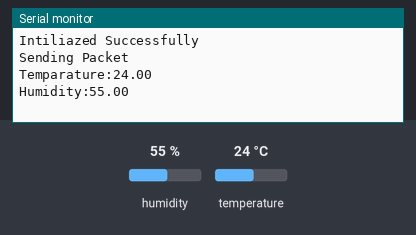
The sketch below on a simulated Arduino Uno, built with avr-gcc and run on an emulated ATmega328P. Parts: the last lines printed to the serial monitor. The inputs (shaded band) are chosen by the test bench; at power-on: humidity 55 %, temperature 24 °C. WiFi joins after 1.5 s; servers stay silent unless stated; no radio packets arrive unless stated.

Above: at 3.0 s.
3.1 s: humidity set to 22 %
At 6.1 s:
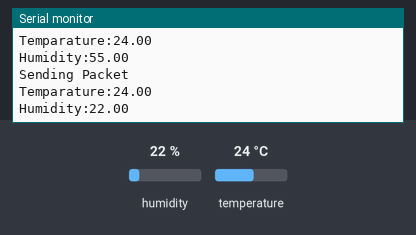
7.0 s: temperature set to 12 °C
At 9.1 s:
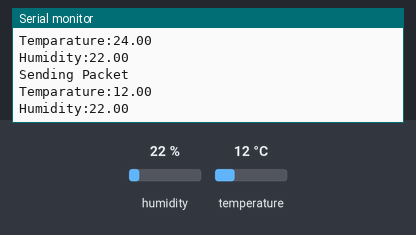
10.9 s: humidity set to 40 %
At 12.2 s:
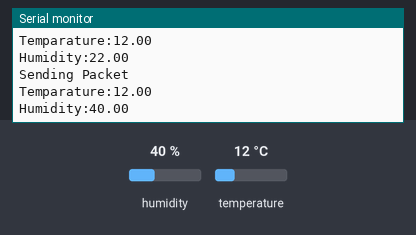
Timing chart, 0 to 13.9 s (numbered marks = the images above; inputs shaded):
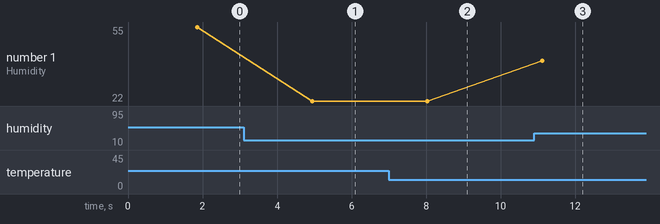

The sketch:

dht_with_lora_of_iot_using_arduino_of_transmitter_file.ino
```cpp
#define BLYNK_TEMPLATE_ID "TMPL304Tf8L5c"
#define BLYNK_TEMPLATE_NAME "Dht with arduino"
#define BLYNK_AUTH_TOKEN "yhNxknsy90C8jcoS2isNfhbYAULy6B86"

#include<SPI.h>
#include<LoRa.h>
#include "DHT.h"

#define DHT_TYPE DHT11
#define DHT_PIN A0

#define NSS 10
#define RST 9
#define DIO0 2

#define BLYNK_PRINT Serial
#include <ESP8266_Lib.h>
#include <BlynkSimpleShieldEsp8266.h>
char auth[] = BLYNK_AUTH_TOKEN;
// Your WiFi credentials
char ssid[] = "projectpulse";
char pass[] = "hailucky123";

#define EspSerial Serial

#define ESP8266_BAUD 115200

ESP8266 wifi(&EspSerial);

#define LORA_FREQUENCY 868E6

DHT dht(DHT_PIN, DHT_TYPE);


void setup()
{
  Serial.begin(9600);
  dht.begin();
  LoRa.setPins(NSS,RST,DIO0);
  EspSerial.begin(ESP8266_BAUD);
  delay(10);
  Blynk.begin(auth, wifi, ssid, pass);
  while(!Serial)
  Serial.println("LoRa Sender");
  if(!LoRa.begin(868E6))
  {
    Serial.println("Starting LoRa Failed");
  }
  else
  {
    Serial.println("Intiliazed Successfully");
  }
}

void loop()
{

  float temp=dht.readTemperature();
  float hum=dht.readHumidity();
  Blynk.run();
  Blynk.virtualWrite(V0,temp);
  Blynk.virtualWrite(V1,hum);
  Serial.println("Sending Packet");
  LoRa.beginPacket();
  LoRa.print("Temperature:");
  LoRa.print(temp);
  LoRa.print("c");
  LoRa.print("  Humidity:");
  LoRa.print(hum);
  LoRa.print("%");

  Serial.print("Temparature:");
  Serial.println(temp);
  Serial.print("Humidity:");
  Serial.println(hum);
  LoRa.endPacket();
  delay(3000);
}
```

Measured:
- after the input at 3.1 s, the serial monitor: prints a new line after 1.8 s (image 1)
- after the input at 7.0 s, the serial monitor: prints a new line after 1.0 s (image 2)
- after the input at 10.9 s, the serial monitor: prints a new line after 0.22 s (image 3)
- plotted number 1: 55 → 22 after the input at 3.1 s, 22 → 40 after the input at 10.9 s
